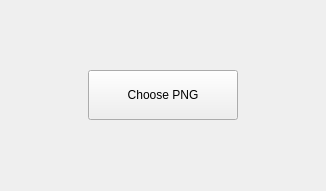
<?xml version="1.0" encoding="UTF-8"?>
<ui version="4.0">
 <class>MainWindow</class>
 <widget class="QMainWindow" name="MainWindow">
  <property name="geometry">
   <rect>
    <x>0</x>
    <y>0</y>
    <width>326</width>
    <height>191</height>
   </rect>
  </property>
  <property name="windowTitle">
   <string>TTKPngHelper</string>
  </property>
  <property name="windowIcon">
   <iconset resource="../../TTKQrc/TinyTools.qrc">
    <normaloff>:/image/lb_app_logo</normaloff>:/image/lb_app_logo</iconset>
  </property>
  <widget class="QWidget" name="centralWidget">
   <layout class="QHBoxLayout" name="horizontalLayout">
    <item>
     <widget class="QPushButton" name="pushButton">
      <property name="minimumSize">
       <size>
        <width>150</width>
        <height>50</height>
       </size>
      </property>
      <property name="maximumSize">
       <size>
        <width>150</width>
        <height>50</height>
       </size>
      </property>
      <property name="text">
       <string>Choose PNG</string>
      </property>
     </widget>
    </item>
   </layout>
  </widget>
 </widget>
 <layoutdefault spacing="6" margin="11"/>
 <resources>
  <include location="../../TTKQrc/TinyTools.qrc"/>
  <include location="../../TTKQrc/TinyTools.qrc"/>
  <include location="../../TTKQrc/TinyTools.qrc"/>
 </resources>
 <connections/>
</ui>
